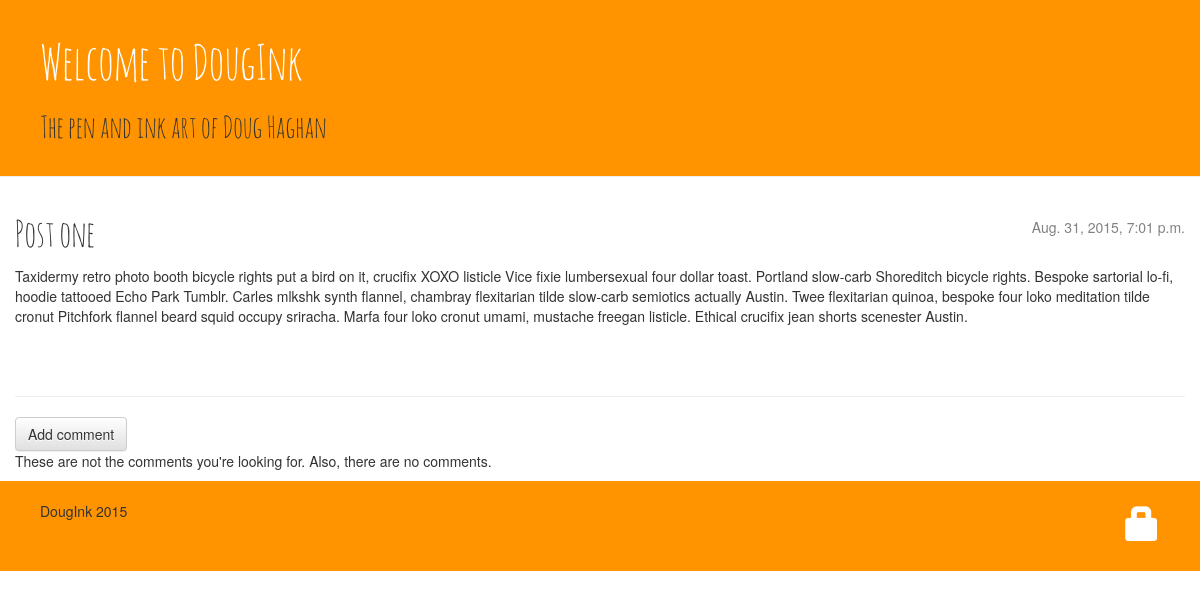
/post/1/, run on an earlier commit of the app's database.
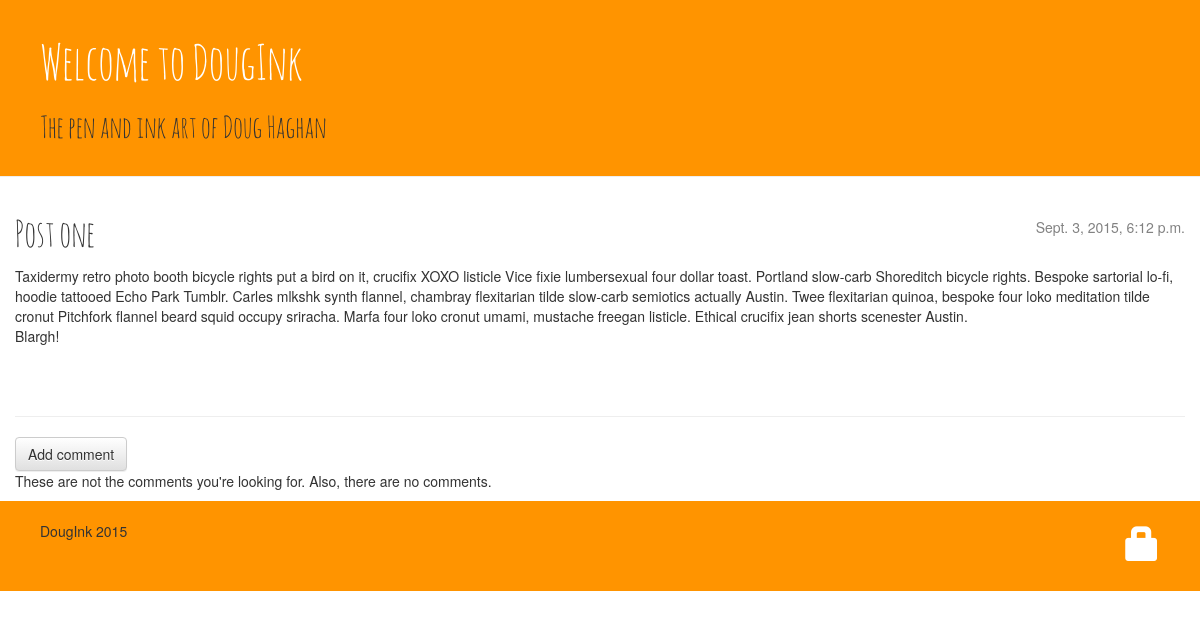
And on a later commit of the database.
### blog/models.py (models this page shows, shortened)
class Post(models.Model):
    author = models.ForeignKey('auth.User')
    title = models.CharField(max_length=255)
    text = models.TextField()
    created_date = models.DateTimeField(
            default=timezone.now)
    published_date = models.DateTimeField(
            blank=True, null=True)

### blog/views.py (the view)
# urls.py: url(r'^post/(?P<pk>[0-9]+)/$', views.post_detail, name='post_detail'),
def post_detail(request, pk):
    post = get_object_or_404(Post, pk=pk)
    return render(request, 'blog/post_detail.html', {'post': post})

### blog/templates/blog/post_detail.html (shortened to what this page needs)
{% extends "blog/base.html" %}
{% block content %}
    <div class="post">
        {% if post.published_date %}
            <div class="date">
                {{ post.published_date }}
            </div>
        {% else %}
            <a class="btn btn-default" href="{% url "blog.views.post_publish" pk=post.pk %}">Publish</a>
        {% endif %}
        <h1>{{ post.title }}</h1>
        <p>{{ post.text|linebreaks }}</p>
    </div>
    <hr>
    <a class="btn btn-default" href="{% url "add_comment_to_post" pk=post.pk %}">Add comment</a>
    {% for comment in post.comments.all %}
        {% if user.is_authenticated or comment.approved_comment %}
        <div class="comment">
            <div class="date">
                {{ comment.created_date }}
                {% if not comment.approved_comment %}
                    <a class="btn btn-default" href="{% url "comment_remove" pk=comment.pk %}"><span class="glyphicon glyphicon-remove"></span></a>
                    <a class="btn btn-default" href="{% url "comment_approve" pk=comment.pk %}"><span class="glyphicon glyphicon-ok"></span></a>
                {% endif %}
            </div>
            <strong>{{ comment.author }}</strong>
            <p>{{ comment.text|linebreaks }}</p>
        </div>
    {% endif %}
    {% empty %}
        <p>These are not the comments you're looking for. Also, there are no comments.</p>
    {% endfor %}
{% endblock %}

What changed in the data, as far as the page shows it:
changed Post "Post one": published_date "Aug. 31, 2015, 7:01 p.m." → "Sept. 3, 2015, 6:12 p.m."; text "…jean shorts scenester Austin." → "…jean shorts scenester Austin. Blargh!"
